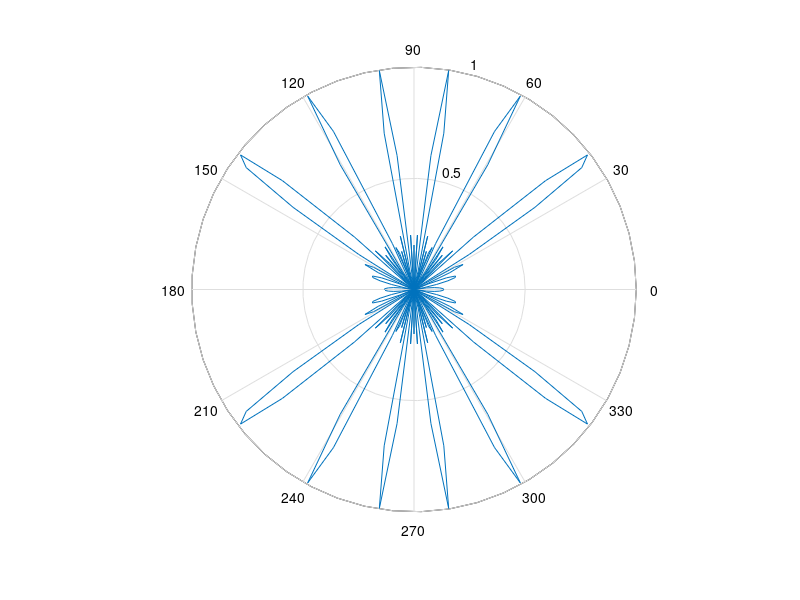

The MATLAB source for this figure:
clc;
clear all;
close all;
lamda = input('enter the value of the lamda: ');
N = input('enter the number of elements: ');
alfa = input('enter the progressive phase : ');
d = input('enter the sepearation distance between elements: ');
B=(2*pi/lamda);
theta = pi/100:pi/100:2*pi;
w=alfa+B*d.*cos(theta);
AF=sinc(N*(w./2))./sinc(w./2);
subplot(1,1,1);
polar(theta,AF);
